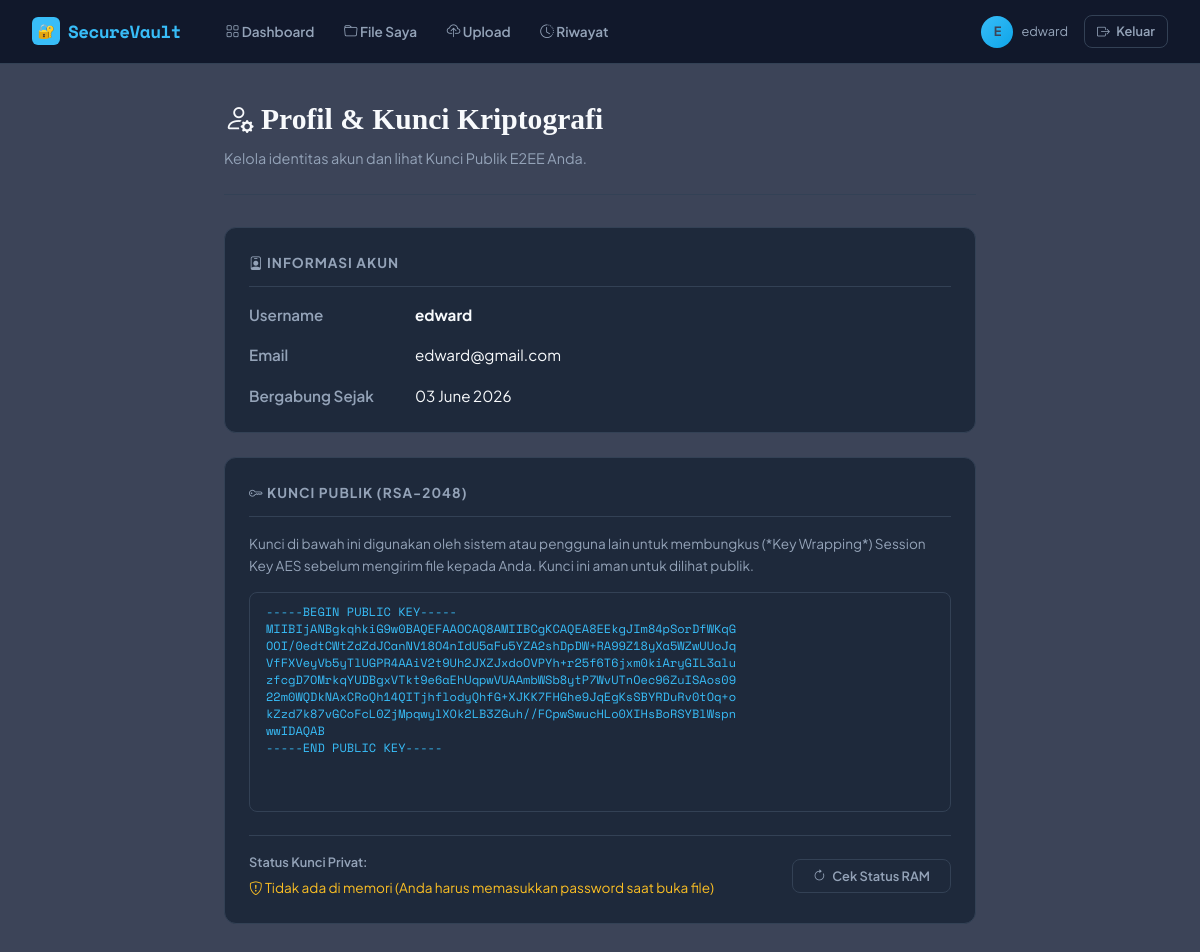
Screenshot of /securevault/profile.php (signed in) with the database file from the repository.
### tables this page shows
CREATE TABLE `users` (
  `id` int(11) NOT NULL,
  `username` varchar(50) NOT NULL,
  `email` varchar(100) NOT NULL,
  `role` enum('user','admin') NOT NULL DEFAULT 'user',
  `password_hash` varchar(255) NOT NULL,
  `public_key` text NOT NULL,
  `private_key_enc` text NOT NULL,
  `private_key_iv` varchar(64) NOT NULL,
  `private_key_salt` varchar(64) NOT NULL,
  `created_at` timestamp NOT NULL DEFAULT current_timestamp(),
  `last_login` timestamp NULL DEFAULT NULL,
  `is_active` tinyint(1) DEFAULT 1
);

### securevault/includes/auth.php (called while the page is built, shortened)
<?php
function getCurrentUser(): ?array {
    $db   = getDB();
    $stmt = $db->prepare('SELECT id, username, role, email, public_key, created_at, last_login FROM users WHERE id = ? AND is_active = 1');
    $stmt->execute([$_SESSION['user_id']]);
    return $stmt->fetch() ?: null;
}

### securevault/profile.php (the view, shortened to what this page needs)
<?php
require_once __DIR__ . '/includes/auth.php';
$user = getCurrentUser();
$db   = getDB();
$stmt = $db->prepare('SELECT username, email, public_key, created_at FROM users WHERE id = ?');
$stmt->execute([$user['id']]);
$userData = $stmt->fetch();
?>
<!DOCTYPE html>
<html lang="id">
<head>
  <link rel="stylesheet" href="/securevault/assets/css/style.css?v=<?php echo time(); ?>">
  <link rel="stylesheet" href="https://cdnjs.cloudflare.com/ajax/libs/bootstrap-icons/1.11.3/font/bootstrap-icons.min.css">
</head>
<body>
<nav class="sv-navbar">
  <a href="/securevault/dashboard.php" class="sv-brand"><div class="lock-icon">🔐</div> SecureVault</a>
  <div class="sv-nav-links">
    <a href="/securevault/dashboard.php"><i class="bi bi-grid"></i> Dashboard</a>
    <a href="/securevault/files.php"><i class="bi bi-folder"></i> File Saya</a>
    <a href="/securevault/upload.php"><i class="bi bi-cloud-upload"></i> Upload</a>
    <a href="/securevault/activity.php"><i class="bi bi-clock-history"></i> Riwayat</a>
  </div>
  <div class="sv-nav-right">
    <div class="user-badge">
      <div class="avatar"><?= strtoupper(substr($user['username'], 0, 1)) ?></div>
      <span><?= htmlspecialchars($user['username']) ?></span>
    </div>
    <a href="/securevault/logout.php" class="btn-sv btn-ghost" style="padding:0.35rem 0.75rem;font-size:0.8rem">
      <i class="bi bi-box-arrow-right"></i> Keluar
    </a>
  </div>
</nav>
<main class="sv-main" style="max-width: 800px;">
  <div class="page-header fade-in-up">
    <h1><i class="bi bi-person-gear"></i> Profil & Kunci Kriptografi</h1>
    <p>Kelola identitas akun dan lihat Kunci Publik E2EE Anda.</p>
  </div>
  <div class="sv-card fade-in-up" style="margin-bottom: 1.5rem;">
    <div class="sv-card-header">
      <h5><i class="bi bi-person-badge"></i> Informasi Akun</h5>
    </div>
    <div style="display: grid; grid-template-columns: 150px 1fr; gap: 1rem; font-size: 0.95rem;">
      <div style="color: var(--text-muted); font-weight: 600;">Username</div>
      <div style="font-weight: bold; color: var(--text-primary);"><?= htmlspecialchars($userData['username']) ?></div>
      <div style="color: var(--text-muted); font-weight: 600;">Email</div>
      <div><?= htmlspecialchars($userData['email']) ?></div>
      <div style="color: var(--text-muted); font-weight: 600;">Bergabung Sejak</div>
      <div><?= date('d F Y', strtotime($userData['created_at'])) ?></div>
    </div>
  </div>
  <div class="sv-card fade-in-up" style="animation-delay: 0.1s;">
    <div class="sv-card-header">
      <h5><i class="bi bi-key"></i> Kunci Publik (RSA-2048)</h5>
    </div>
    <p style="font-size: 0.85rem; color: var(--text-muted); margin-bottom: 1rem;">
      Kunci di bawah ini digunakan oleh sistem atau pengguna lain untuk membungkus (*Key Wrapping*) Session Key AES sebelum mengirim file kepada Anda. Kunci ini aman untuk dilihat publik.
    </p>
    <textarea class="sv-input" style="width: 100%; height: 220px; font-family: var(--mono); font-size: 0.75rem; resize: none; background: var(--bg-body); color: var(--accent);" readonly><?= htmlspecialchars($userData['public_key']) ?></textarea>
    <div style="margin-top: 1rem; border-top: 1px solid var(--border); padding-top: 1rem; display: flex; justify-content: space-between; align-items: center;">
      <div>
        <div style="font-size: 0.8rem; font-weight: 600; color: var(--text-muted);">Status Kunci Privat:</div>
        <div id="priv-key-status" style="font-size: 0.85rem; color: var(--warning); margin-top: 5px;">
        </div>
      </div>
      <button onclick="checkPrivateKey()" class="btn-sv btn-ghost" style="font-size: 0.8rem;">
        <i class="bi bi-arrow-clockwise"></i> Cek Status RAM
      </button>
    </div>
  </div>
</main>
</body>
</html>

### securevault/assets/css/style.css (style rules this page uses)
:root { --bg-primary: #3c4458; --bg-secondary: #1e293b; --bg-card: #1e293b; --bg-card-hover: #334155; --accent: #38bdf8; --accent-dim: #0ea5e9; --accent-glow: rgba(56, 189, 248, 0.15); --danger: #f43f5e; --danger-dim: #e11d48; --warning: #fbbf24; --info: #38bdf8; --text-primary: #f8fafc; --text-muted: #94a3b8; --border: #334155; --border-bright: rgba(56, 189, 248, 0.3); --mono: 'Space Mono', monospace; --sans: 'Plus Jakarta Sans', sans-serif; --display: 'Times New Roman', Times, serif; --radius: 12px; --shadow: 0 8px 32px rgba(0,0,0,0.4); }
*, *::before, *::after { box-sizing: border-box; margin: 0; padding: 0; }
html { scroll-behavior: smooth; }
body { font-family: var(--sans); background: var(--bg-primary); color: var(--text-primary); min-height: 100vh; line-height: 1.6; }
.sv-navbar { background: rgba(15,23,42,0.95); backdrop-filter: blur(16px); border-bottom: 1px solid var(--border); padding: 0 2rem; height: 64px; display: flex; align-items: center; position: sticky; top: 0; z-index: 1000; }
.sv-brand { font-family: var(--mono); font-size: 1.1rem; font-weight: 700; color: var(--accent); text-decoration: none; display: flex; align-items: center; gap: 0.5rem; letter-spacing: -0.5px; }
.sv-brand .lock-icon { width: 28px; height: 28px; background: var(--accent); border-radius: 6px; display: flex; align-items: center; justify-content: center; color: var(--bg-primary); font-size: 14px; }
.sv-nav-links { display: flex; gap: 0.25rem; margin-left: 2rem; }
.sv-nav-links a { color: var(--text-muted); text-decoration: none; padding: 0.4rem 0.8rem; border-radius: 6px; font-size: 0.85rem; font-weight: 600; transition: all 0.2s; }
.sv-nav-right { margin-left: auto; display: flex; align-items: center; gap: 1rem; }
.user-badge { display: flex; align-items: center; gap: 0.5rem; font-size: 0.8rem; color: var(--text-muted); }
.user-badge .avatar { width: 32px; height: 32px; border-radius: 50%; background: linear-gradient(135deg, var(--accent), #0ea5e9); display: flex; align-items: center; justify-content: center; font-weight: 700; font-size: 0.8rem; color: var(--bg-primary); }
.sv-main { max-width: 1200px; margin: 0 auto; padding: 2rem 1.5rem; }
.page-header { margin-bottom: 2rem; padding-bottom: 1.5rem; border-bottom: 1px solid var(--border); }
.page-header h1 { font-family: var(--display); font-size: 1.85rem; font-weight: bold; letter-spacing: normal; }
.page-header p { color: var(--text-muted); margin-top: 0.25rem; font-size: 0.9rem; }
.sv-card { background: var(--bg-card); border: 1px solid var(--border); border-radius: var(--radius); padding: 1.5rem; transition: border-color 0.2s; }
.sv-card-header { display: flex; align-items: center; justify-content: space-between; margin-bottom: 1rem; padding-bottom: 0.75rem; border-bottom: 1px solid var(--border); }
.sv-card-header h5 { font-weight: 700; font-size: 0.85rem; text-transform: uppercase; letter-spacing: 1px; color: var(--text-muted); }
.btn-sv { display: inline-flex; align-items: center; gap: 0.4rem; padding: 0.5rem 1.25rem; border-radius: 8px; font-family: var(--sans); font-weight: 600; font-size: 0.85rem; text-decoration: none; cursor: pointer; border: none; transition: all 0.2s; }
.btn-ghost { background: transparent; color: var(--text-muted); border: 1px solid var(--border); }
.sv-input { width: 100%; background: var(--bg-secondary); border: 1px solid var(--border); border-radius: 8px; padding: 0.6rem 1rem; color: var(--text-primary); font-family: var(--sans); font-size: 0.9rem; transition: border-color 0.2s, box-shadow 0.2s; }
.sv-input::placeholder { color: var(--text-muted); }
.fade-in-up { animation: fadeInUp 0.4s ease both; }
.file-icon, .lock-icon, .bi { flex-shrink: 0 !important; }

### rows the page displays
users: username "E", username "edward", email "edward@gmail.com", created_at "03 June 2026", public_key "-----BEGIN PUBLIC KEY----- MIIBIjANBgkqhkiG9w0BAQEFAAOCAQ8AMIIBCgKCAQEA8EEkgJIm84pSorDfWKqG OOI/0edtCWtZdZdJCanNV18O4nIdU5aFu5YZA2shDpDW+RA99Z18yXa5WZwUUoJq VfFXVeyVb5yTlUGPR4AAiV2t9Uh2JXZJxdoOVPYh+r25f6T6jxm0kiAryGIL3alu zfcgD7OMrkqYUDBgxVTkt9e6aEhUqpwVUAAmbWSb8ytP7WvUTnOec96ZuISAos09 22m0WQDkNAxCRoQh14QITjhflodyQhfG+XJKK7FHGhe9JqEgKsSBYRDuRv0tOq+o kZzd7k87vGCoFcL0ZjMpqwylXOk2LB3ZGuh//FCpwSwucHLo0XIHsBoRSYBlWspn wwIDAQAB -----END PUBLIC KEY-----"
